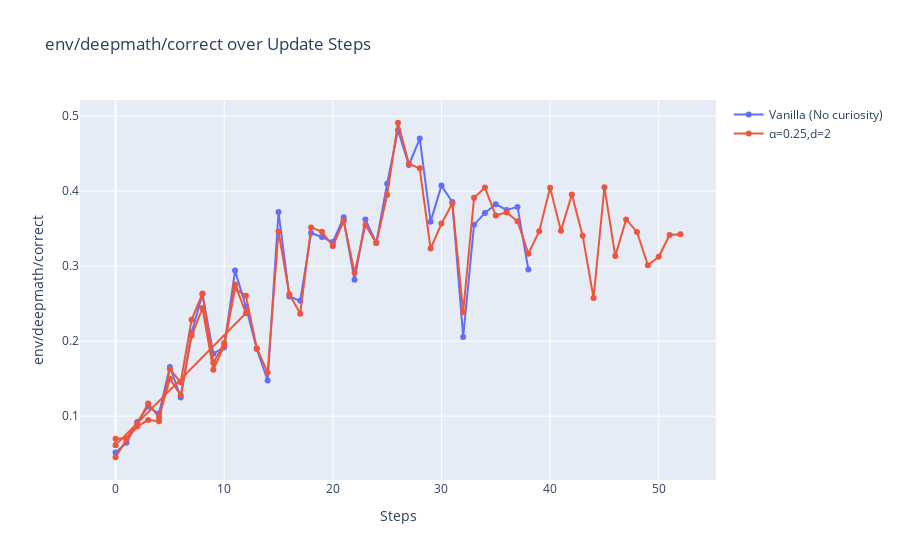

The notebook cell saved with this chart:
### Markdown cell above
### Total tokens and rewards for Llama

### Code cell
llama_traces = ["Llama-3B-vanilla", "Llama-3B-both-pos-0.25-normalised"]
llama_labels = ["Vanilla (No curiosity)", "α=0.25,d=2"]
plot(llama_traces, metric="env/deepmath/correct", labels=llama_labels)
